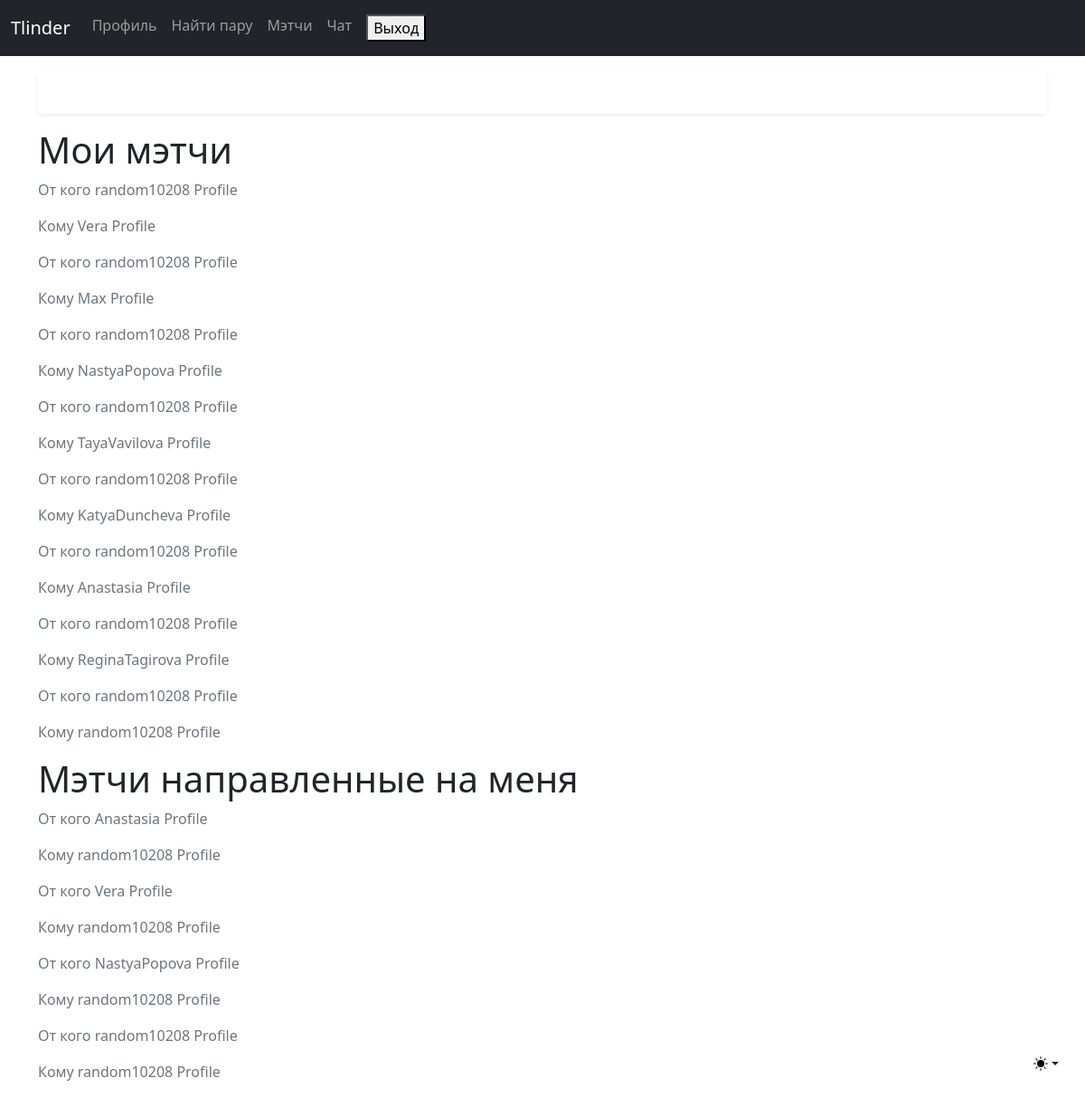
Page /users/match (signed in) on the committed database.
### users/models.py (models this page shows, shortened)
class Friendship(models.Model):
    from_friend = models.ForeignKey(Profile, blank=True, on_delete=models.CASCADE, related_name="from_friends",)
    to_friend = models.ForeignKey(Profile, blank=True,on_delete=models.CASCADE,related_name="friends",)

class Profile(models.Model):
    user = models.OneToOneField(User, on_delete=models.CASCADE)
    firstname = models.CharField(max_length=200, db_index=True,)
    lastname = models.CharField(max_length=200)
    gender = models.CharField(max_length=200, choices=GENDER_CHOICES, default='Мужчина')
    image = models.ImageField(default='default.jpg', upload_to='profile_pics')
    image2 = models.ImageField(default='default2.jpg')
    def __str__(self):
        return f'{self.user.username} Profile'

### users/views.py (the view)
# urls.py: path('match', user_views.match, name='match'),
def match(request):
    instance = request.user.profile
    matches = Friendship.objects.filter(from_friend=instance)
    matches_to_me = Friendship.objects.filter(to_friend=instance)
    return render(request, 'users/match.html', {'matches': matches, 'matches_to_me': matches_to_me})

### users/templates/users/match.html (shortened to what this page needs)
{% extends "users/base.html" %}
{% block content %}
<h1>Мои мэтчи</h1>
    {% for match in matches %}
        <div class="media">
			<p class="text-secondary">От кого {{ match.from_friend }}</p>
			<p class="text-secondary">Кому {{ match.to_friend }}</p>
        </div>
    {% endfor %}
<h1>Мэтчи направленные на меня</h1>
{% for el in matches_to_me %}
        <div class="media">
			<p class="text-secondary">От кого {{ el.from_friend }}</p>
			<p class="text-secondary">Кому {{ el.to_friend }}</p>
        </div>
    {% endfor %}
{% endblock content %}

### rows in the picture
Friendship: from_friend "random10208 Profile", to_friend "Vera Profile"
Friendship: from_friend "random10208 Profile", to_friend "Max Profile"
Friendship: from_friend "random10208 Profile", to_friend "NastyaPopova Profile"
Friendship: from_friend "random10208 Profile", to_friend "TayaVavilova Profile"
Friendship: from_friend "random10208 Profile", to_friend "KatyaDuncheva Profile"
Friendship: from_friend "random10208 Profile", to_friend "Anastasia Profile"
Friendship: from_friend "random10208 Profile", to_friend "ReginaTagirova Profile"
Friendship: from_friend "random10208 Profile", to_friend "random10208 Profile"
Friendship: from_friend "Anastasia Profile", to_friend "random10208 Profile"
Friendship: from_friend "Vera Profile", to_friend "random10208 Profile"
Friendship: from_friend "NastyaPopova Profile", to_friend "random10208 Profile"
